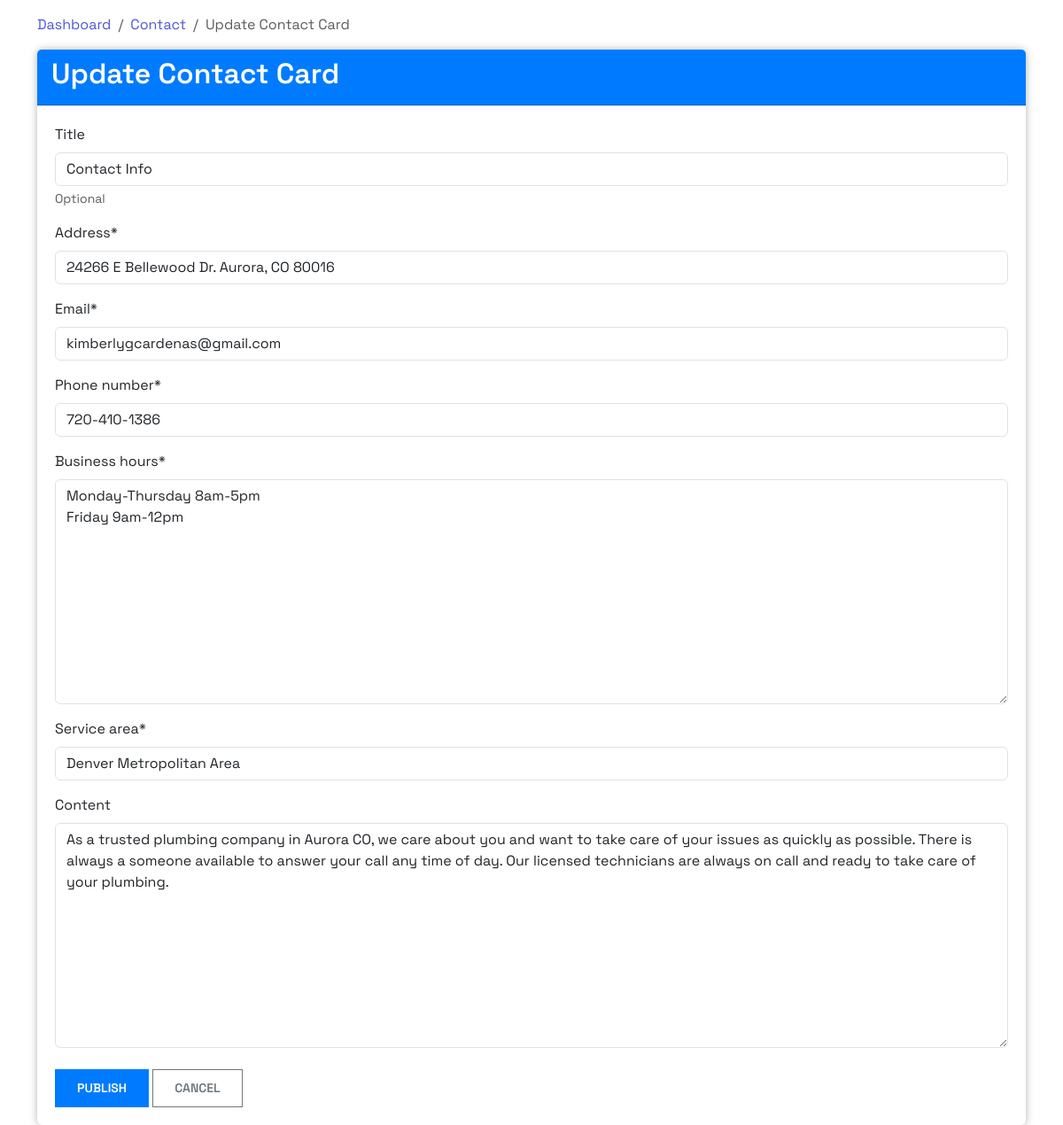
Page /contact/contact-info/update/ on the committed database.
### base/models.py (models this page shows, shortened)
class Contact(models.Model):
    title = models.CharField(max_length=100)
    address = models.CharField(max_length=255)
    email = models.CharField(max_length=255)
    phone_number = models.CharField(max_length=50)
    business_hours = models.TextField()
    service_area = models.CharField(max_length=150, default='Denver Metropolitan Area')
    content = models.TextField(blank=True, null=True)
    author = models.ForeignKey(User, on_delete=models.CASCADE)
    created_at = models.DateTimeField(auto_now_add= True)
    updated_at = models.DateTimeField(auto_now=True)
    slug = models.SlugField(unique=True)

### base/views.py (the view, shortened to what this page needs)
# urls.py: path('contact/<slug:slug>/update/', ContactUpdateView.as_view(), name='contact-update'),
class ContactUpdateView(UpdateView):
    model = Contact
    template_name = 'contact/contact-update.html'
    form_class = ContactUpdateForm

### base/forms.py
class ContactUpdateForm(forms.ModelForm):
    title = forms.CharField(required=False, help_text='Optional')
    address = forms.CharField()
    email = forms.CharField()
    phone_number = forms.CharField()
    business_hours = forms.Textarea()
    service_area = forms.CharField()
    content = forms.Textarea()
    class Meta:
        model = Contact
        fields = ('title', 'address', 'email', 'phone_number','business_hours', 'service_area', 'content')

### base/templates/contact/contact-update.html (shortened to what this page needs)
{% extends "base.html" %}
{% load static %}
{% load crispy_forms_tags %}
{% block content %}
<div class="container">
    <div class="mt-3">
        <nav aria-label="breadcrumb">
            <ol class="breadcrumb">
                <li class="breadcrumb-item"><a href="{% url 'dashboard' %}">Dashboard</a></li>
                <li class="breadcrumb-item"><a href="{% url 'contact-list' %}">Contact</a></li>
                <li class="breadcrumb-item active" aria-current="page">Update Contact Card</li>
            </ol>
        </nav>
        <div class="card">
            <div class="card-header">
                <h2 class="text-white">Update Contact Card</h2>
            </div>
            <div class="card-body">
                <form action="" method="post">
                    {{ form | crispy }}
                    <div class="form-group mt-4">
                        <button class="btn btn-primary" type="submit">Publish</button>
                        <a href="javascript:history.back()" class="btn btn-outline-secondary">Cancel</a>
                    </div>
                </form>
            </div>
        </div>
    </div>
</div>
{% endblock content %}

### static/styles/main.css (style rules this page uses)
:root { --c-dark: #212529; --c-brand: #4e57d4; --c-brand-light: #6970dd; --c-brand-rgb: 78, 87, 212; --c-body: #727272; --box-shadow: 0px 15px 25px rgba(0,0,0,0.08); --transition: all 0.5s ease; }
body { font-family: 'Space Grotesk', sans-serif; }
h1, h2, h3,h4, h5, h6, .h1, .h2, .h3, .h4, .h5, .h6 { font-weight: 600; color: var(--c-dark); }
a { text-decoration: none; color: var(--c-brand); transition: var(--transition); }
.btn { font-weight: 600; font-size: 14px; text-transform: uppercase; border-radius: 0; padding: 10px 24px; }

### base/templates/contact/contact-update.html (style rules this page uses)
.card { border: none; box-shadow: 0 0 10px rgba(0, 0, 0, 0.3); }
.card-header { background-color: #007bff; color: #fff; font-size: 1.5rem; font-weight: bold; }
.card-body { border-top: 1px solid #dee2e6; padding: 1.25rem; }
.btn-primary { background-color: #007bff; border-color: #007bff; }
.btn-outline-secondary { color: #6c757d; border-color: #6c757d; }

### rows in the picture
Contact: title "Contact Info", address "24266 E Bellewood Dr. Aurora, CO 80016", email "kimberlygcardenas@gmail.com", phone_number "720-410-1386", business_hours "Monday-Thursday 8am-5pm Friday 9am-12pm", service_area "Denver Metropolitan Area", content "As a trusted plumbing company in Aurora CO, we care about you and want to take care of your issues as quickly as possible. There is always a someone available to answer your call any time of day. Our licensed technicians are always on call and ready to take care of your plumbing."
